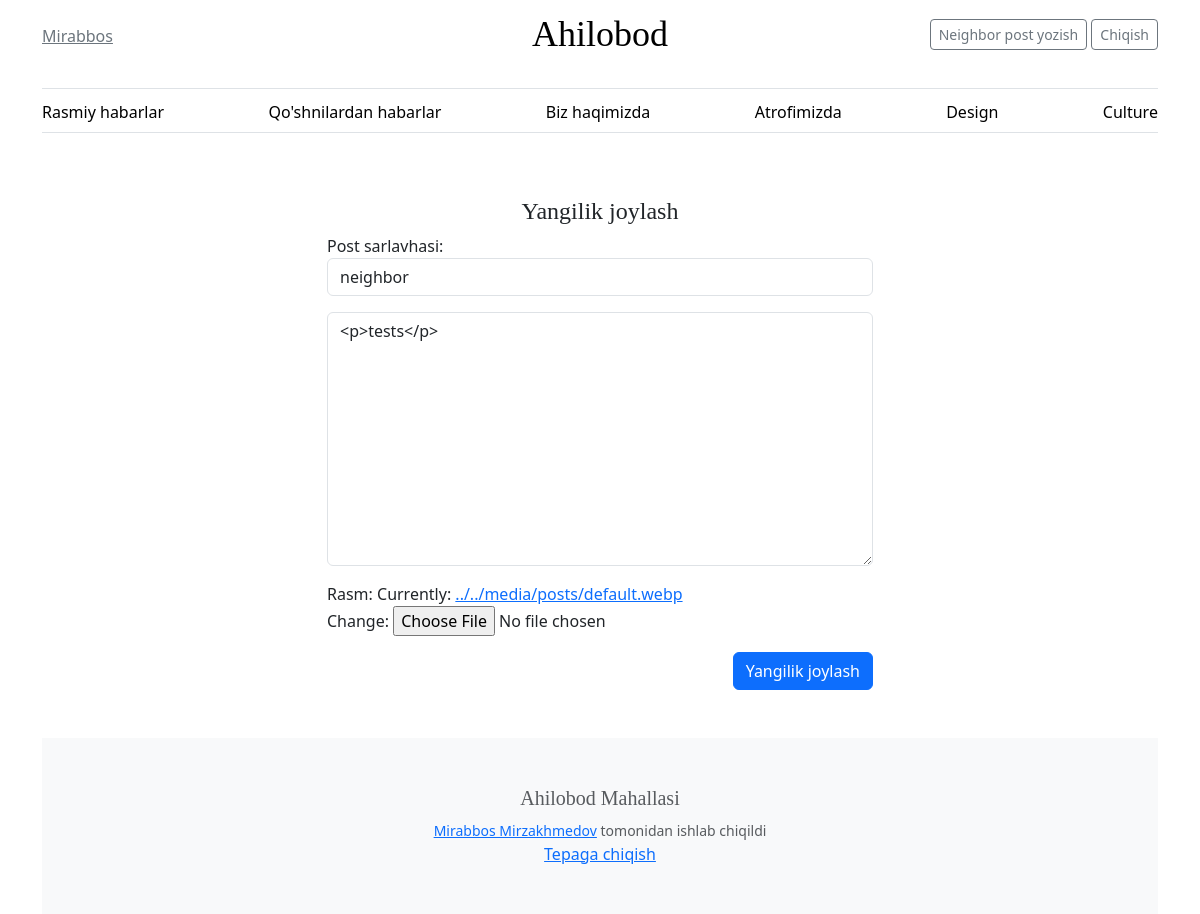
The page /24/update (signed in) on the database its author committed.
### webapp/models.py (models this page shows, shortened)
class User(AbstractUser):
    user_id = models.AutoField(primary_key=True)
    phone_number = models.CharField(max_length=20)
    profile_pic = models.ImageField(null=True, upload_to='profile/')
    bio = models.TextField(blank=True, null=True)
    created_at = models.DateTimeField(default=timezone.now)
    updated_at = models.DateTimeField(auto_now=True)

class Post(models.Model):
    post_id = models.AutoField(primary_key=True)
    title = models.CharField(max_length=255)
    full_text = RichTextField(blank=True, null=True)
    created_at = models.DateTimeField(default=timezone.now)
    user_id = models.ForeignKey(User, on_delete=models.CASCADE, related_name='posts')
    updated_at = models.DateTimeField(auto_now=True)
    image = models.ImageField(upload_to='posts/', default='../../media/posts/default.webp')

### webapp/views.py (the view)
# urls.py: path('<int:pk>/update', views.PostUpdateView.as_view(), name='post-update'),
class PostUpdateView(LoginRequiredMixin, UpdateView):
    login_url = '/login/'
    model = Post
    template_name = 'webapp/create.html'
    form_class = PostForm
    def dispatch(self, request, *args, **kwargs):
        self.object = self.get_object()
        if self.request.user.pk != self.object.user_id_id:
            messages.success(request, 'Bu yerda sizga ruxsat berilmagan.')
            return redirect('home')
        return super().dispatch(request, *args, **kwargs)

### webapp/forms.py
class PostForm(forms.ModelForm):
    class Meta:
        model = Post
        fields = ['title', 'full_text', 'image']
        labels = {'title': 'Post sarlavhasi', 'full_text': '', 'image': 'Rasm'}
        widgets = {
            'title': forms.TextInput(attrs={
                'class': 'form-control',
                'placeholder': 'Post sarlavhasi'
            }),
            'full_text': forms.Textarea(attrs={
                'class': 'form-control',
                'placeholder': 'Toʻliq matnni joylash'
            })
        }

### webapp/templates/webapp/create.html (shortened to what this page needs)
{% extends 'webapp/layout.html' %}
{% block body%}
<br><br>
<form class="form-signin w-50 m-auto" method="post" enctype="multipart/form-data">
<h4 style="text-align: center">Yangilik joylash</h4>
    {{ form.as_p }}
    <div style="text-align: right">
        <input type="submit" value="Yangilik joylash" class="btn btn-primary">
    </div>
</form>
<br><br>
{% endblock%}

### webapp/templates/webapp/layout.html (shortened to what this page needs)
<!DOCTYPE html>
<html lang="en">
<head>
    {% load static %}
    <link
        href="https://cdn.jsdelivr.net/npm/bootstrap@5.3.2/dist/css/bootstrap.min.css"
        rel="stylesheet"
>
    <link rel="stylesheet" href="{% static 'css/blog.css' %}">
</head>
<body>
<div class="container">
    <header class="border-bottom lh-1 py-3">
        <div class="row flex-nowrap justify-content-between align-items-center">
            <div class="col-4 pt-1">
                {% if user.is_authenticated %}
                    <a class="link-secondary"
                       href="{% url 'profile' user.user_id %}">{{ user.first_name }}</a>
                {% endif %}
            </div>
            <div class="col-4 text-center">
                <a class="blog-header-logo text-body-emphasis text-decoration-none"
                   href="{% url 'home' %}">Ahilobod</a>
            </div>
            <div class="col-4 d-flex justify-content-end align-items-center">
                {% if user.is_authenticated %}
                    {% if user.is_staff == True %}
                        <div>
                            <a class="btn btn-sm btn-outline-secondary" href="{% url 'notify-neighbors' %}">Neighbor post yozish</a>
                            <a class="btn btn-sm btn-outline-secondary" href="{% url 'create' %}">Yangilik yozish</a>
                            <a class="btn btn-sm btn-outline-secondary" href="{% url 'logout' %}">Chiqish</a>
                        </div>
                    {% else %}
                        <div>
                            <a class="btn btn-sm btn-outline-secondary" href="{% url 'notify-neighbors' %}">Neighbor post yozish</a>
                            <a class="btn btn-sm btn-outline-secondary" href="{% url 'logout' %}">Chiqish</a>
                        </div>
                    {% endif %}
                {% endif %}
            </div>
        </div>
    </header>
    <div class="nav-scroller py-1 mb-3 border-bottom">
        <nav class="nav nav-underline justify-content-between">
            <a class="nav-item nav-link link-body-emphasis"
               href="{% url 'home' %}">Rasmiy habarlar</a>
            <a class="nav-item nav-link link-body-emphasis"
               href="{% url 'neighbors' %}">Qo'shnilardan habarlar</a>
            <a class="nav-item nav-link link-body-emphasis"
               href="{% url 'about' %}">Biz haqimizda</a>
            <a class="nav-item nav-link link-body-emphasis"
               href="{% url 'business' %}">Atrofimizda</a>
            <a class="nav-item nav-link link-body-emphasis" href="#">Design</a>
            <a class="nav-item nav-link link-body-emphasis" href="#">Culture</a>
        </nav>
    </div>
    <main class="container">
        {% block body %}
        {% endblock %}
    </main>
    <footer style="padding: 10px 0;" class="py-5 text-center text-body-secondary bg-body-tertiary">
        <h5>Ahilobod Mahallasi</h5>
        <small><a href="https://t.me/mirabbos_developer">Mirabbos
            Mirzakhmedov</a> tomonidan ishlab chiqildi</small>
        <p class="mb-0">
            <a href="#">Tepaga chiqish</a>
        </p>
    </footer>
</div>
</body>
</html>

### webapp/static/css/blog.css (style rules this page uses)
.blog-header-logo { font-family: "Playfair Display", Georgia, "Times New Roman", serif; font-size: 2.25rem; }
h1, h2, h3, h4, h5, h6 { font-family: "Playfair Display", Georgia, "Times New Roman", serif; }
.row { margin-bottom: 20px; }
textarea { width: 100%; }

### webapp/templates/webapp/layout.html (style rules this page uses)
.nav-scroller { position: relative; z-index: 2; height: 2.75rem; overflow-y: hidden; }
.nav-scroller .nav { display: flex; flex-wrap: nowrap; padding-bottom: 1rem; margin-top: -1px; overflow-x: auto; text-align: center; white-space: nowrap; -webkit-overflow-scrolling: touch; }

### rows shown on the page
User: first_name "Mirabbos"
Post: title "neighbor", full_text "<p>tests</p>"
